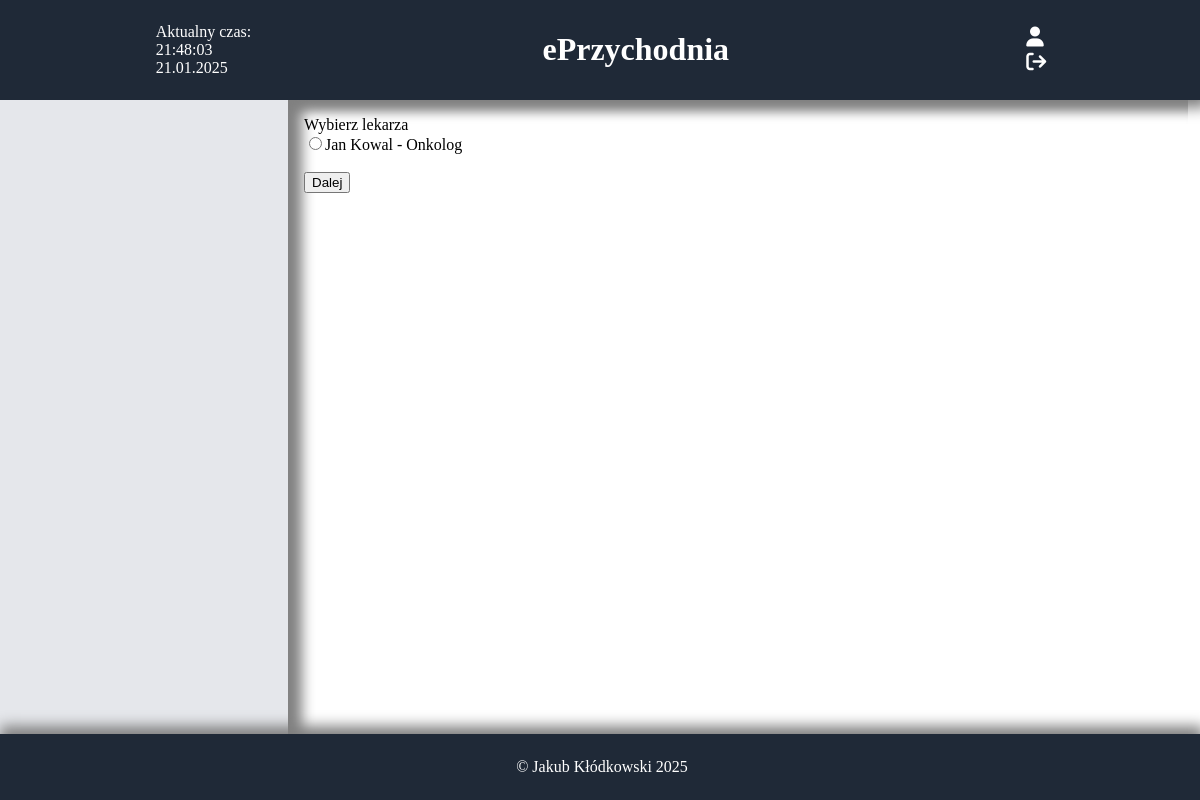
Page /rezerwuj_1.php on the earlier database version.
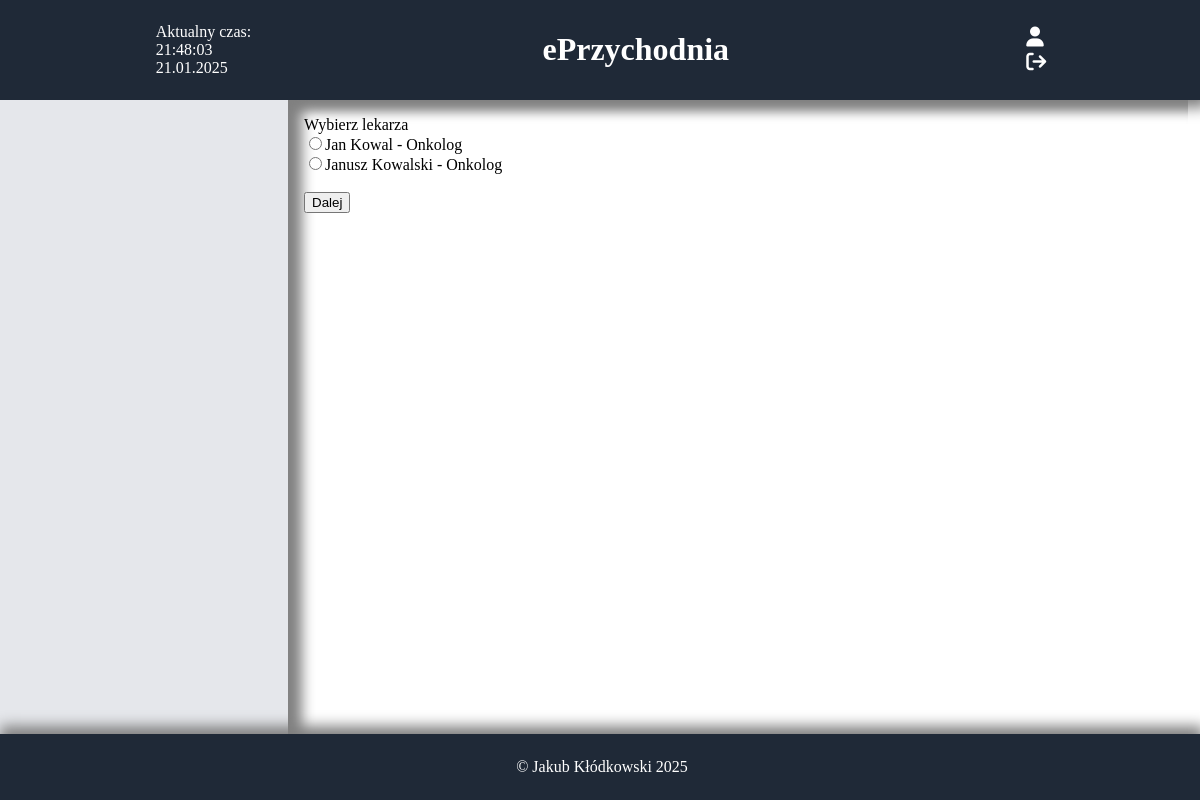
Same page on the later database version.
### tables this page shows
CREATE TABLE `pracownik` (
  `id_lekarza` int(10) UNSIGNED NOT NULL,
  `Imie` varchar(50) DEFAULT NULL,
  `Nazwisko` varchar(50) DEFAULT NULL,
  `Specjalizacja` varchar(100) DEFAULT NULL,
  `PWZ` varchar(100) DEFAULT NULL,
  `tel` char(9) DEFAULT NULL,
  `email` varchar(100) DEFAULT NULL,
  `stanowisko` varchar(100) NOT NULL,
  `login` char(9) DEFAULT NULL,
  `haslo` varchar(100) DEFAULT NULL
);

### rezerwuj_1.php (the view, shortened to what this page needs)
<!DOCTYPE html>
<html lang="pl">
<head>
    <link rel="stylesheet" href="https://cdnjs.cloudflare.com/ajax/libs/font-awesome/6.4.2/css/all.min.css">
    <link rel="stylesheet" href="style.css">
</head>
<body>
    <header>
    <div id="data"></div>
        <h1 class="text-xl font-bold text-center flex-1"><a href="index.php">ePrzychodnia</a></h1>
        <div>
            <form action="zaloguj.php">
                <button class="icon-button"><i class="fa-solid fa-user"></i></button>
            </form>
            <form action="wyloguj.php">
                <button class="icon-button"><i class="fa fa-sign-out"></i></button>
            </form>
        </div>
    </header>
    <div style="display: flex; flex: 1;">
        <nav>
        </nav>
        <main>
            <div class="index-content">
                <?php
                    $connect = mysqli_connect("localhost", "root", "", "eprzychodnia");
                    $sql = "SELECT `id_lekarza`, `Imie`, `Nazwisko`, `Specjalizacja` FROM `pracownik` WHERE (`id_lekarza` IS NOT NULL AND `id_lekarza` != 2) && `pracownik`.`stanowisko`='lekarz'";
                    $query = mysqli_query($connect, $sql);
                    echo "Wybierz lekarza <br>";
                    echo "<form action='rezerwuj_1_1.php' method='post'>";
                    while ($row = mysqli_fetch_assoc($query)) {
                        echo "<input type='radio' name='id_lekarz' value='" . $row['id_lekarza'] . "'>" . htmlspecialchars($row['Imie']) . " " . htmlspecialchars($row['Nazwisko']) . " - " . htmlspecialchars($row['Specjalizacja']) . "</input> <br>";
                    }
                ?>
                <br>
                <input type="submit" value="Dalej">
                </form>
        </main>
    </div>
    <footer>
        <p>&copy; Jakub Kłódkowski 2025</p>
    </footer>
</body>
</html>

Differences in the rows shown:
added pracownik: Imie "Janusz", Nazwisko "Kowalski", Specjalizacja "Onkolog"
